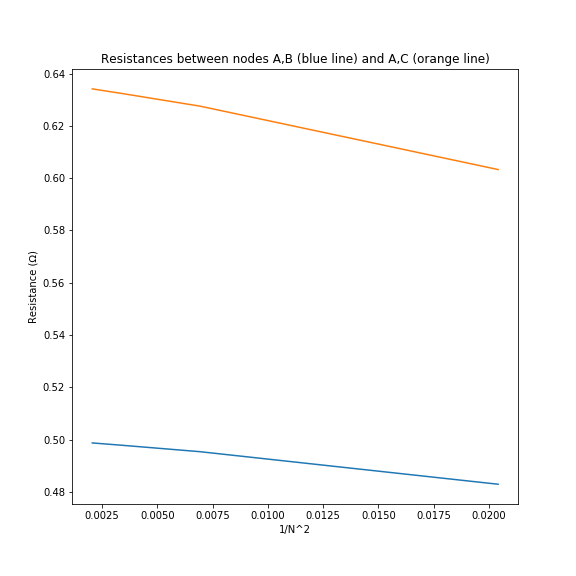

Write the Python code that produced this figure.

    
from numpy import *
N=array([7,12,17,22])
R_ab=[0.48296421806607115, 0.49540056465742344, 0.49782997170379595, 0.49875299630324765]
R_ac=[0.6032925128733665, 0.6275177788944413, 0.632302019211515, 0.6341351594545814]
x=1/N**2
import matplotlib.pyplot as plt
plt.figure(figsize=(8,8)) 
plt.plot(x,R_ab)
plt.plot(x,R_ac)
plt.xlabel('1/N^2')
plt.ylabel('Resistance (Ω)')
plt.title('Resistances between nodes A,B (blue line) and A,C (orange line)')
plt.savefig('Q7.2.png')

